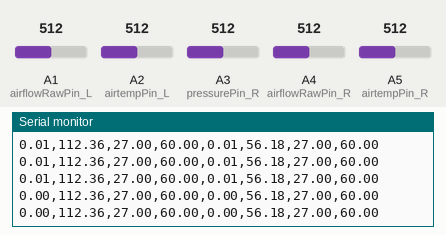
The program below on a simulated Arduino Nano, built with avr-gcc and run on an emulated ATmega328P. Shown: the last lines printed to the serial monitor. The inputs (shaded band) are chosen by the test bench; at power-on: A1 (airflowRawPin_L) = 512, A2 (airtempPin_L) = 512, A4 (airflowRawPin_R) = 512, A3 (pressurePin_R) = 512, A5 (airtempPin_R) = 512.

Above: at 11.2 s.
11.3 s: A1 (airflowRawPin_L) set to 645
At 11.3 s:
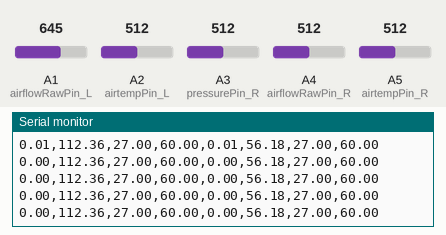
14.3 s: A1 (airflowRawPin_L) set to 667
At 14.33 s:
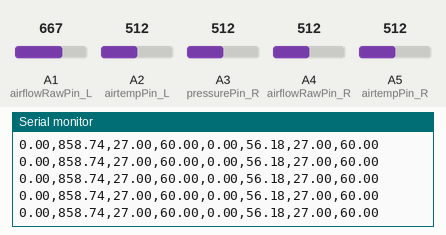
15.8 s: A2 (airtempPin_L) set to 535
At 15.82 s:
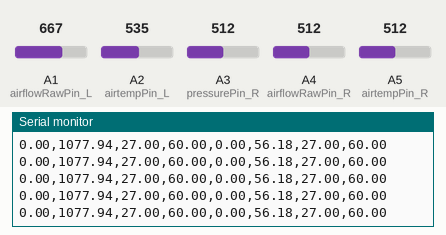
18.8 s: A4 (airflowRawPin_R) set to 548
At 18.81 s:
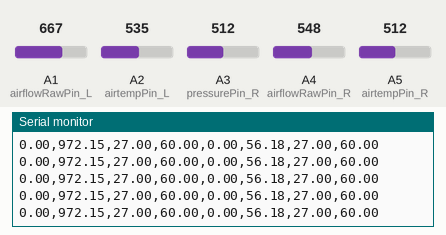
Timing chart, 0 to 21.8 s (numbered marks = the images above; inputs shaded):
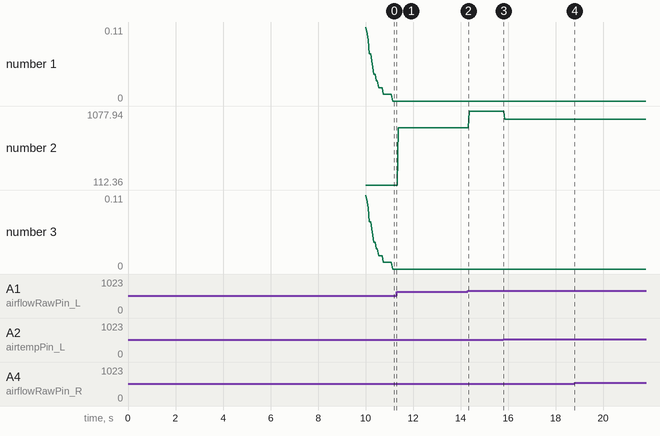

The program:

main.cpp
```cpp
#include <Arduino.h>

//delay in reading
int dly = 100;

//define pins on the ESP
#define pressurePin_L A0
#define airflowRawPin_L A1
#define airtempPin_L A2

#define pressurePin_R A3
#define airflowRawPin_R A4
#define airtempPin_R A5

//define variables
float pressure_ADunits;
float pressure_Volts;
float normalPressure_L;
float normalPressure_R;
float pressure_H2Ocm;

// -----------------AIRFLOW CODE Paul Badger----------------------

// to calibrate your sensor, put a glass over it, but the sensor should not be
// touching the desktop surface however.
// adjust the zeroWindAdjustment until your sensor reads about zero with the glass over it.

const float zeroWindAdjustment = .23; // negative numbers yield smaller wind speeds and vice versa.

int TMP_Therm_ADunits; //temp termistor value from wind sensor
float RV_Wind_ADunits; //RV output from wind sensor
float RV_Wind_Volts;
unsigned long lastMillis;
int TempCtimes100;
float zeroWind_ADunits;
float zeroWind_volts;
float WindSpeed_MPH;
float WindSpeed_ms;

//add radius in mm --> get ml/s
float readAirflow(float radius, uint8_t pin_name_airflow, uint8_t pin_name_temp)
{
  // if (millis() - lastMillis > dly)
  //{ // read every 200 ms - printing slows this down further

  TMP_Therm_ADunits = analogRead(pin_name_temp);
  RV_Wind_ADunits = analogRead(pin_name_airflow);
  RV_Wind_Volts = (RV_Wind_ADunits * 0.0048828125);

  // these are all derived from regressions from raw data as such they depend on a lot of experimental factors
  // such as accuracy of temp sensors, and voltage at the actual wind sensor, (wire losses) which were unaccouted for.
  TempCtimes100 = (0.005 * ((float)TMP_Therm_ADunits * (float)TMP_Therm_ADunits)) - (16.862 * (float)TMP_Therm_ADunits) + 9075.4;

  zeroWind_ADunits = -0.0006 * ((float)TMP_Therm_ADunits * (float)TMP_Therm_ADunits) + 1.0727 * (float)TMP_Therm_ADunits + 47.172; //  13.0C  553  482.39

  zeroWind_volts = (zeroWind_ADunits * 0.0048828125) - zeroWindAdjustment;

  WindSpeed_MPH = pow(((RV_Wind_Volts - zeroWind_volts) / .2300), 2.7265);
  WindSpeed_ms = WindSpeed_MPH * 0.44704;

  // Serial.print("  TMP volts ");
  // Serial.print(TMP_Therm_ADunits * 0.0048828125);

  // Serial.print(" RV volts: ");
  // Serial.print((float)RV_Wind_Volts);

  // Serial.print(" RV read: ");
  // Serial.print(RV_Wind_ADunits);

  // Serial.print("\t  TempC*100: ");
  // Serial.print(TempCtimes100);

  // Serial.print("   ZeroWind volts: ");
  // Serial.print(zeroWind_volts);

  // Serial.print("   WindSpeed MPH ");
  // Serial.println((float)WindSpeed_MPH);

  // Serial.print("   WindSpeed m/s: ");
  // Serial.print((float)WindSpeed_ms);

  float pi = 3.14150;
  float airVolume = WindSpeed_ms * radius * radius * pi;

  // Serial.print("   Flow in ml/s: ");
  // Serial.print(airVolume);

  return airVolume;

  // lastMillis = millis();
  // }
}

// ------------------FUNCTIONS------------------------------------

//print thresholds for danger
void dangerPressure(float danger)
{
  Serial.print(danger);
  Serial.print(',');
}

void dangerAirflow(float danger)
{
  Serial.print(danger);
}

//float map by Eric
float float_map(float x, float in_min, float in_max, float out_min, float out_max)
{
  return (x - in_min) * (out_max - out_min) / (in_max - in_min) + out_min;
}

//Test function to test serial communication
void sendTestVariables()
{
  float breath = (exp(sin(millis() / 2000.0 * PI)) - 0.36787944) * 108.0;
  Serial.print(breath);
  Serial.print(',');
  Serial.print(breath * 3);
  Serial.print(',');
  Serial.print(200);
  Serial.print(',');
  Serial.println(385);
}

//calibrate the pressure sensor in the first 10 seconds to get the "normal" atmospheric pressure
float calibratePressure(uint8_t pin_name)
{
  float normalPressureSum_Volts = 0;
  float normalPressure_Volts;
  float normalPressure_H2Ocm;
  for (int i = 0; i < 50; i++)
  {
    pressure_ADunits = analogRead(pin_name);
    pressure_Volts = (pressure_ADunits * 0.0048828125);
    normalPressureSum_Volts += pressure_Volts;
    delay(100);
  }
  normalPressure_Volts = normalPressureSum_Volts / 50;
  Serial.print("Normal pressure VOLTAGE is: ");
  Serial.println(normalPressure_Volts);

  normalPressure_H2Ocm = float_map(normalPressure_Volts, 0.17, 4.82, -67.97, 67.97); //map pressure in volts to cmH2O
  Serial.print("Normal pressure cmH2O is: ");
  Serial.println(normalPressure_H2Ocm);

  return normalPressure_H2Ocm;
}

//read the pressure in mV and map it to cm/H2O then send it over the serial
float readPressure(uint8_t pin_name, float normalPressure)
{
  pressure_ADunits = analogRead(pin_name);
  pressure_Volts = (pressure_ADunits * 0.0048828125);
  pressure_H2Ocm = float_map(pressure_Volts, 0.17, 4.82, -67.97, 67.97); //map pressure in volts to cmH2O

  // Serial.print("   Pressure Volts: ");
  // Serial.print(pressure_Volts, 2);

  // Serial.print("   Pressure (cmH2O): ");
  //Serial.print(pressure_H2Ocm, 2);

  // Serial.print("   Pressure difference(cmH2O): ");
  //Serial.print((pressure_H2Ocm - normalPressure), 2);

  float x = pressure_H2Ocm - normalPressure;
  return x;
}

void averageAndDirection(float &pressure_L, float *prev_pressure_L, int &direction_L)
{
  //rolling average L
  if (pressure_L < 1.5)
  {
    pressure_L = (pressure_L + prev_pressure_L[0] + prev_pressure_L[1] + prev_pressure_L[2]) / 4;
  }

  //calculate airflow direction L
  if ((pressure_L + 0.05 < prev_pressure_L[2]) && (prev_pressure_L[2] < prev_pressure_L[1]) && (prev_pressure_L[1] < prev_pressure_L[0]))
  {
    direction_L = -1;
  }
  else if ((pressure_L > prev_pressure_L[2] + 0.05) && (prev_pressure_L[2] > prev_pressure_L[1]) && (prev_pressure_L[1] > prev_pressure_L[0]))
  {
    direction_L = 1;
  }

  //update previous values L
  for (int i = 0; i < 2; i++)
  {
    prev_pressure_L[i] = prev_pressure_L[i + 1];
  }
  prev_pressure_L[2] = pressure_L;
}

//calculate tidal volume by adding airflow*time to a variable
void tidalVolume(float airflow, float &volume, float direction, float delay)
{
  if ((airflow > 0.5) || (airflow < -0.5))
    volume = volume + (((airflow * delay) / 1000)*direction);

  if (volume < 0)
    volume = 0;
}

// ---------------------------------------------------------------- //
// ------------------------ MAIN CODE ----------------------------- //
// ---------------------------------------------------------------- //

//define loop variables
float len = 2.5;
float pressure_L;
float airflow_L;
float pressure_R;
float airflow_R;
int direction_R = 1;
int direction_L = 1;
float prev_pressure_R[3];
float prev_pressure_L[3];
float volume_L = 0;
float volume_R = 0;

void setup()
{
  //Start Serial coms
  Serial.begin(9600);

  //connectToOOCSI();

  //pin modes
  // pinMode(pressurePin_L, INPUT);
  pinMode(airflowRawPin_L, INPUT);
  pinMode(airtempPin_L, INPUT);
  pinMode(pressurePin_R, INPUT);
  pinMode(airflowRawPin_R, INPUT);
  pinMode(airtempPin_R, INPUT);

  Serial.println("Respiratory Monitoring V4.1");

  //calibrate pressure sensor for 10 seconds (this allows for the flow sensor to calibrate as well)
  // Serial.println("Calibrating Left Lung Pressure");
  // normalPressure_L = calibratePressure(pressurePin_L);
  Serial.println("Calibrating Lung Pressure");
  normalPressure_R = calibratePressure(pressurePin_R);

  for (int i = 0; i < 3; i++)
  {
    prev_pressure_L[i] = normalPressure_L;
    prev_pressure_R[i] = normalPressure_R;
  }

  delay(5000);
}

float fake_pressure = 8;
float fake_airflow = 2;

void loop()
{
  //read data into variables
  // pressure_L = readPressure(pressurePin_L, normalPressure_L);
  airflow_L = readAirflow(len, airflowRawPin_L, airtempPin_L);
  pressure_R = readPressure(pressurePin_R, normalPressure_R);
  airflow_R = readAirflow(len, airflowRawPin_R, airtempPin_R) / fake_airflow;

  if (pressure_R > 1)
  {
    pressure_R = pressure_R * fake_pressure;
  }
  // if (pressure_L > 1)
  // {
  //   pressure_L = pressure_L * fake_pressure * 2;
  // }

  //average out when needed and calculate direction
  // averageAndDirection(pressure_L, prev_pressure_L, direction_L);
  averageAndDirection(pressure_R, prev_pressure_R, direction_R);

  //calculate volume
  // tidalVolume(airflow_L, volume_L, direction_L, 20);
  tidalVolume(airflow_R, volume_R, direction_R, 20);

  //send data through serial
  Serial.print(pressure_R);
  Serial.print(',');

  Serial.print(airflow_L * direction_R);
  // Serial.print(volume_R);
  Serial.print(',');

  dangerPressure(27);
  dangerAirflow(60);

  Serial.print(',');

  Serial.print(pressure_R);
  Serial.print(',');

  Serial.print(airflow_R * direction_R);
  // Serial.print(volume_R);
  Serial.print(',');

  dangerPressure(27);
  dangerAirflow(60);

  Serial.print('\n');

  delay(20);
}
```

Measured:
- plotted number 2: 112.36 → 858.74 after the input at 11.3 s, 858.74 → 1077.94 after the input at 14.3 s, 1077.94 → 972.15 after the input at 15.8 s
